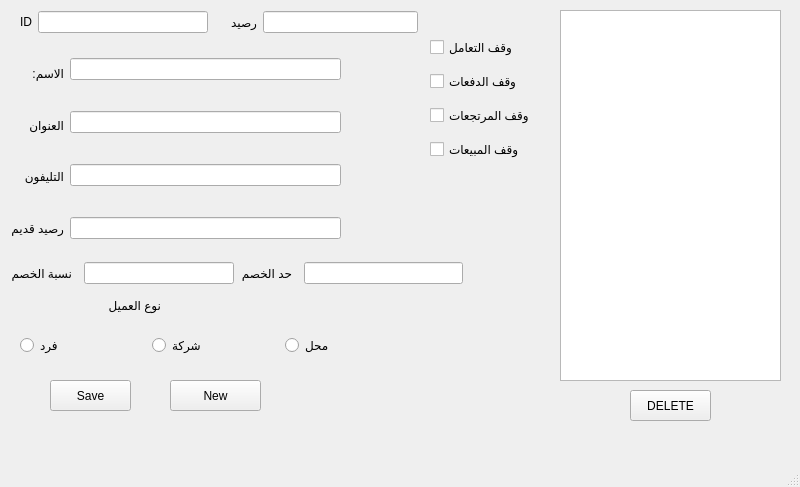
<?xml version="1.0" encoding="UTF-8"?>
<ui version="4.0">
 <class>custom_rege</class>
 <widget class="QMainWindow" name="custom_rege">
  <property name="geometry">
   <rect>
    <x>0</x>
    <y>0</y>
    <width>800</width>
    <height>487</height>
   </rect>
  </property>
  <property name="windowTitle">
   <string>MainWindow</string>
  </property>
  <widget class="QWidget" name="centralwidget">
   <widget class="QWidget" name="layoutWidget_2">
    <property name="geometry">
     <rect>
      <x>10</x>
      <y>50</y>
      <width>331</width>
      <height>201</height>
     </rect>
    </property>
    <layout class="QHBoxLayout" name="horizontalLayout">
     <item>
      <layout class="QVBoxLayout" name="verticalLayout_2">
       <item>
        <widget class="QLabel" name="label_4">
         <property name="text">
          <string>الاسم:</string>
         </property>
        </widget>
       </item>
       <item>
        <widget class="QLabel" name="label_3">
         <property name="text">
          <string>العنوان</string>
         </property>
        </widget>
       </item>
       <item>
        <widget class="QLabel" name="label_2">
         <property name="text">
          <string>التليفون</string>
         </property>
        </widget>
       </item>
       <item>
        <widget class="QLabel" name="label">
         <property name="text">
          <string>رصيد قديم</string>
         </property>
        </widget>
       </item>
      </layout>
     </item>
     <item>
      <layout class="QVBoxLayout" name="verticalLayout">
       <property name="spacing">
        <number>23</number>
       </property>
       <item>
        <widget class="QLineEdit" name="custom_name"/>
       </item>
       <item>
        <widget class="QLineEdit" name="address"/>
       </item>
       <item>
        <widget class="QLineEdit" name="phone"/>
       </item>
       <item>
        <widget class="QLineEdit" name="first_time"/>
       </item>
      </layout>
     </item>
    </layout>
   </widget>
   <widget class="QWidget" name="layoutWidget_4">
    <property name="geometry">
     <rect>
      <x>20</x>
      <y>330</y>
      <width>391</width>
      <height>31</height>
     </rect>
    </property>
    <layout class="QHBoxLayout" name="horizontalLayout_2">
     <item>
      <widget class="QRadioButton" name="indi">
       <property name="text">
        <string>فرد</string>
       </property>
      </widget>
     </item>
     <item>
      <widget class="QRadioButton" name="comp">
       <property name="text">
        <string>شركة</string>
       </property>
      </widget>
     </item>
     <item>
      <widget class="QRadioButton" name="shop">
       <property name="text">
        <string>محل</string>
       </property>
      </widget>
     </item>
    </layout>
   </widget>
   <widget class="QLabel" name="label_6">
    <property name="geometry">
     <rect>
      <x>10</x>
      <y>290</y>
      <width>151</width>
      <height>31</height>
     </rect>
    </property>
    <property name="text">
     <string>نوع العميل</string>
    </property>
   </widget>
   <widget class="QListView" name="listView">
    <property name="geometry">
     <rect>
      <x>560</x>
      <y>10</y>
      <width>221</width>
      <height>371</height>
     </rect>
    </property>
   </widget>
   <widget class="QPushButton" name="pushButton_2">
    <property name="geometry">
     <rect>
      <x>170</x>
      <y>380</y>
      <width>91</width>
      <height>31</height>
     </rect>
    </property>
    <property name="text">
     <string>New</string>
    </property>
   </widget>
   <widget class="QPushButton" name="pushButton">
    <property name="geometry">
     <rect>
      <x>50</x>
      <y>380</y>
      <width>81</width>
      <height>31</height>
     </rect>
    </property>
    <property name="text">
     <string>Save</string>
    </property>
   </widget>
   <widget class="QWidget" name="layoutWidget_5">
    <property name="geometry">
     <rect>
      <x>430</x>
      <y>30</y>
      <width>121</width>
      <height>141</height>
     </rect>
    </property>
    <layout class="QVBoxLayout" name="verticalLayout_3">
     <item>
      <widget class="QCheckBox" name="stop_deal">
       <property name="text">
        <string>وقف التعامل</string>
       </property>
      </widget>
     </item>
     <item>
      <widget class="QCheckBox" name="stop_pay">
       <property name="text">
        <string>وقف الدفعات</string>
       </property>
      </widget>
     </item>
     <item>
      <widget class="QCheckBox" name="stop_return">
       <property name="text">
        <string>وقف المرتجعات</string>
       </property>
      </widget>
     </item>
     <item>
      <widget class="QCheckBox" name="stop_sales">
       <property name="text">
        <string>وقف المبيعات</string>
       </property>
      </widget>
     </item>
    </layout>
   </widget>
   <widget class="QWidget" name="layoutWidget">
    <property name="geometry">
     <rect>
      <x>230</x>
      <y>10</y>
      <width>188</width>
      <height>24</height>
     </rect>
    </property>
    <layout class="QHBoxLayout" name="horizontalLayout_4">
     <item>
      <widget class="QLabel" name="label_7">
       <property name="text">
        <string>رصيد</string>
       </property>
      </widget>
     </item>
     <item>
      <widget class="QLineEdit" name="bala">
       <property name="readOnly">
        <bool>true</bool>
       </property>
      </widget>
     </item>
    </layout>
   </widget>
   <widget class="QWidget" name="layoutWidget_3">
    <property name="geometry">
     <rect>
      <x>20</x>
      <y>10</y>
      <width>188</width>
      <height>24</height>
     </rect>
    </property>
    <layout class="QHBoxLayout" name="horizontalLayout_3">
     <item>
      <widget class="QLabel" name="label_5">
       <property name="text">
        <string>ID</string>
       </property>
      </widget>
     </item>
     <item>
      <widget class="QLineEdit" name="custom_id">
       <property name="readOnly">
        <bool>true</bool>
       </property>
      </widget>
     </item>
    </layout>
   </widget>
   <widget class="QWidget" name="layoutWidget">
    <property name="geometry">
     <rect>
      <x>10</x>
      <y>260</y>
      <width>453</width>
      <height>26</height>
     </rect>
    </property>
    <layout class="QHBoxLayout" name="horizontalLayout_7">
     <item>
      <layout class="QHBoxLayout" name="horizontalLayout_5">
       <property name="spacing">
        <number>12</number>
       </property>
       <item>
        <widget class="QLabel" name="label_8">
         <property name="text">
          <string>نسبة الخصم</string>
         </property>
        </widget>
       </item>
       <item>
        <widget class="QLineEdit" name="discount_perc"/>
       </item>
      </layout>
     </item>
     <item>
      <layout class="QHBoxLayout" name="horizontalLayout_6">
       <property name="spacing">
        <number>12</number>
       </property>
       <item>
        <widget class="QLabel" name="custom_limit">
         <property name="text">
          <string>حد الخصم</string>
         </property>
        </widget>
       </item>
       <item>
        <widget class="QLineEdit" name="limit"/>
       </item>
      </layout>
     </item>
    </layout>
   </widget>
   <widget class="QPushButton" name="pushButton_3">
    <property name="geometry">
     <rect>
      <x>630</x>
      <y>390</y>
      <width>81</width>
      <height>31</height>
     </rect>
    </property>
    <property name="text">
     <string>DELETE</string>
    </property>
   </widget>
  </widget>
  <widget class="QMenuBar" name="menubar">
   <property name="geometry">
    <rect>
     <x>0</x>
     <y>0</y>
     <width>800</width>
     <height>20</height>
    </rect>
   </property>
  </widget>
  <widget class="QStatusBar" name="statusbar"/>
 </widget>
 <resources/>
 <connections/>
</ui>
